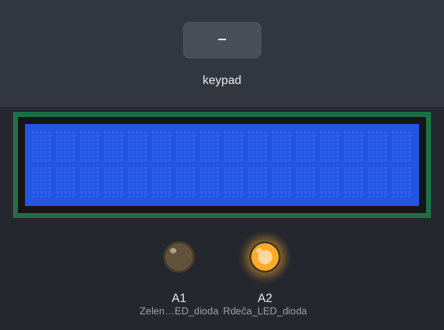
The sketch below on a simulated Arduino Uno, built with avr-gcc and run on an emulated ATmega328P. Parts: 16×2 character LCD, output pins drawn as LEDs (lit = HIGH). Inputs (shaded band) come from the test bench.

Above: at 1.2 s.
1.3 s: keypad keys 1 2 3 4 pressed 0.4 s apart
At 3.8 s:
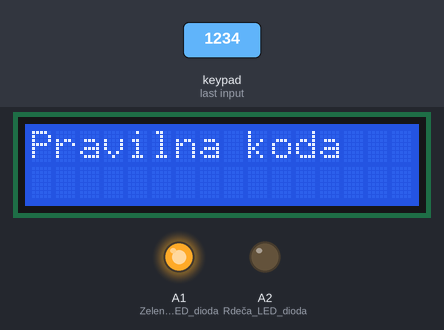
4.4 s: key 'R' pressed
At 5.7 s:
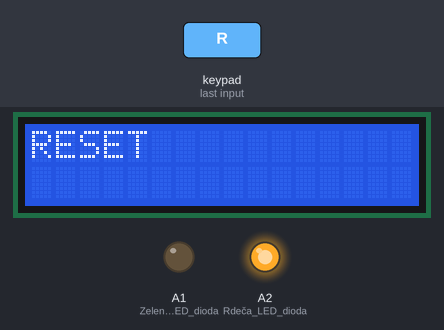
6.0 s: key 'S' pressed
At 6.9 s:
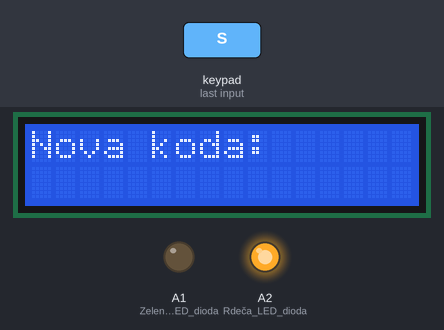
7.6 s: key 'S' pressed
At 8.3 s:
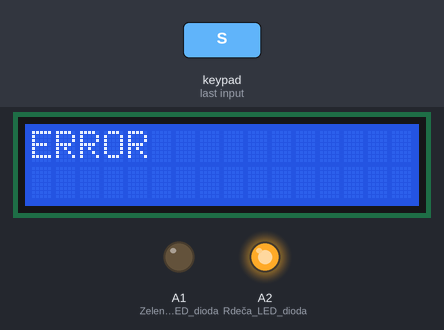
9.2 s: keypad keys 7 6 5 4 pressed 0.4 s apart
At 10.9 s:
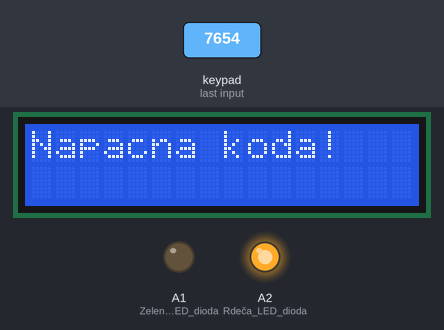
12.3 s: key '1' pressed
At 12.8 s:
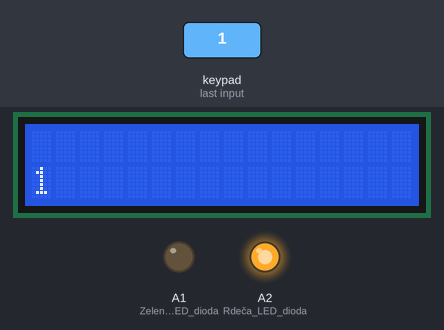
Timing chart, 0 to 14.9 s (numbered marks = the images above; inputs shaded):
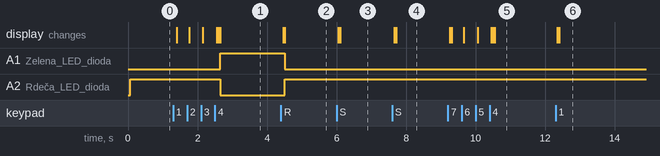

The sketch:

kljucavnica.ino
```cpp
#include <LiquidCrystal.h>
#include <Key.h>
#include <Keypad.h>

// keypad = 7, 6, 5, 4, 3, 2, 8 (od leve proti desni ko je normalno obrjen keypad)
// LED = rdeča: A2, zelena: A1
// lcd = 9, 10, 11, 12, 13, A0

LiquidCrystal lcd(9, A0, 10, 11, 12, 13); // rs, en, d4, d5, d6, d7

const byte ROWS = 4;
const byte COLS = 3;
char keys[ROWS][COLS] = { // Priprava tipk tipkovnice
  {'1','2','3'},
  {'4','5','6'},
  {'7','8','9'},
  {'R','0','S'}
};
byte rowPins[ROWS] = {7, 6, 5, 4};
byte colPins[COLS] = {3, 2, 8};
Keypad keypad = Keypad(makeKeymap(keys), rowPins, colPins, ROWS, COLS); // Priprava tipkovnice

char key;
String koda = "1234";
String stevilke = "";
bool saving = false;
bool saving2 = false;
String kodaTemp = "";
bool unlocked = false;

void setup(){
  Serial.begin(9600);
  lcd.begin(16, 2); // LCD
  pinMode(A1, OUTPUT); // Zelena LED dioda
  pinMode(A2, OUTPUT); // Rdeča LED dioda
}

 void loop(){
  key = keypad.getKey(); // Preveri katero tipko smo pritisnili
  switch (key){
    case 'R': // Resetira LCD zaslon in kljucavnico zaklene
      stevilke = "";
      saving = false;
      saving2 = false;
      unlocked = false;

      delay(50);
      lcd.clear();
      delay(50);
      lcd.setCursor(0,0);
      lcd.print("RESET");
      break;
    case 'S': // Nastavi novo geslo
      if(!saving){
        stevilke = "";
        delay(50);
        lcd.clear();
        delay(50);
        lcd.setCursor(0,0);
        lcd.print("Nova koda:");
        lcd.setCursor(0,1);
        saving = true;
      }
      else if(saving2){ // Nastavitev gesla je v drugi fazi - vpisati je treba staro geslo
        if(stevilke.length() == 4 && stevilke == koda){ // Preveri če je vtipkano geslo pravilno in shrani novo geslo
          delay(50);
          lcd.clear();
          delay(50);
          lcd.setCursor(0,0);
          lcd.print("Koda zamenjana");
          koda = kodaTemp;
          saving = false;
          saving2 = false;
          unlocked = false;
        }
        else{ // Konča zamenjavo gesla če je vtipkano geslo napačno
          saving = false;
          saving2 = false;
          delay(50);
          lcd.clear();
          delay(50);
          lcd.setCursor(0,0);
          lcd.print("Napacna koda!");
        }
        stevilke = "";
      }
      else if(saving){ // Nastavitev gesla je v prvi fazi - vpisati je treba novo geslo
        kodaTemp = stevilke;
        if(stevilke.length() != 4){ // Konča zamenjavo gesla če je nepravilna dolžina gesla
          saving = false;
          saving2 = false;
          delay(50);
          lcd.clear();
          delay(50);
          lcd.setCursor(0,0);
          lcd.print("ERROR");
        }
        else{ // Nastavi novo geslo
          saving2 = true;
          delay(50);
          lcd.clear();
          delay(50);
          lcd.setCursor(0,0);
          lcd.print("Stara koda: ");
          lcd.setCursor(0,1);
        }
        stevilke = "";
      }
      break;
    case NO_KEY:
      break;
    default:
      if(stevilke.length() == 0 && !saving && !saving2){ // Preveri če želimo odpreti ključavnico
        delay(50);
        lcd.clear();
      }
      delay(50);
      lcd.setCursor(stevilke.length(),1);
      lcd.print(key);
      stevilke += key;
      if(stevilke.length() == 4 && !saving && !saving2){ // Preveri če je pravilna dolžina vtipkanega gesla
        if(koda.equals(stevilke)){ // Preveri če je vtipkano geslo pravilno in odpre ključavnico
          delay(50);
          lcd.clear();
          delay(50);
          lcd.setCursor(0,0);
          lcd.print("Pravilna koda");
          stevilke = "";
          unlocked = true;
        }
        else{ // Če je vtipkano geslo napačno se ključavnica ne odpre
          delay(50);
          lcd.clear();
          delay(50);
          lcd.setCursor(0,0);
          lcd.print("Napacna koda!");
          stevilke = "";
          saving = false;
          saving2 = false;
        }
      }
  }
  if(unlocked == true){ // Spreminjanje zelene in rdeče LED diode
    digitalWrite(A1, 1);
    digitalWrite(A2, 0);
  }
  else{
    digitalWrite(A1, 0);
    digitalWrite(A2, 1);
  }
}
```

Measured:
- after the input at 1.3 s, A1 (Zelena_LED_dioda): LOW → HIGH after 1.4 s; A2 (Rdeča_LED_dioda): HIGH → LOW after 1.4 s; the display: first changes after 0.11 s (image 1 shows a later state)
- after the input at 4.4 s, A1 (Zelena_LED_dioda): HIGH → LOW after 0.11 s; A2 (Rdeča_LED_dioda): LOW → HIGH after 0.11 s; the display: first changes after 0.06 s (image 2 shows a later state)
- after the input at 6.0 s, the display: first changes after 0.05 s (image 3 shows a later state)
- after the input at 7.6 s, the display: first changes after 0.06 s (image 4 shows a later state)
- after the input at 9.2 s, the display: first changes after 0.06 s (image 5 shows a later state)
- after the input at 12.3 s, the display: first changes after 0.05 s (image 6 shows a later state)
